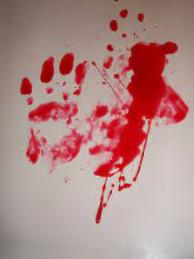
#> input picture BloodSpatter/testImages/8.jpg, 194 x 259 px
$ jupyter execute --allow-errors BPA.ipynb
#> lines starting #> are read from the running program, lines starting #| are printed output that depends on the picture
#> pass 2 of the loop `for root, dirs, directory in os.walk(path):`:
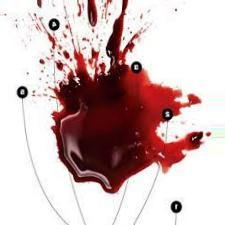
#> input picture BloodSpatter/Dataset/Spatter/aug_0_477.jpg, 225 x 225 px
#> img is the input picture: shape (225, 225, 3); mean B, G, R 183.1, 183.3, 206.5
#> `img = cv2.resize(img, (32,32))#resize image`:
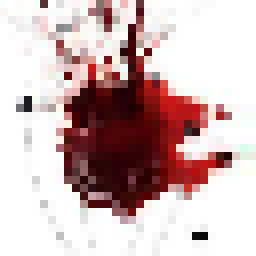
#> img: shape (32, 32, 3) (shown 8 times larger); mean B, G, R 183.3, 183.5, 206.5
[cell 1]
#importing require python packages
import os
import cv2
import numpy as np
from keras.utils.np_utils import to_categorical
from keras.layers import  MaxPooling2D
from keras.layers import Dense, Dropout, Activation, Flatten
from keras.layers import Convolution2D
from keras.models import Sequential
from sklearn.model_selection import train_test_split
import pickle
from sklearn.model_selection import train_test_split
from sklearn.metrics import accuracy_score
from keras.callbacks import ModelCheckpoint
import matplotlib.pyplot as plt
from sklearn.metrics import confusion_matrix
from sklearn.metrics import precision_score
from sklearn.metrics import recall_score
from sklearn.metrics import f1_score
import seaborn as sns

#> (a cell that did not finish here is left out)

[cell 3]
#function to get ID of the stain image as class label
def getID(name):
    index = 0
    for i in range(len(labels)):
        if labels[i] == name:
            index = i
            break
    return index

#> (a cell that did not finish here is left out)

#> (a cell that did not finish here is left out)

#> (a cell that did not finish here is left out)

[cell 7]
def calculateMetrics(algorithm, predict, y_test):
    from sklearn.metrics import accuracy_score, precision_score, recall_score, f1_score

    a = accuracy_score(y_test, predict) * 100
    p = precision_score(y_test, predict, average='macro') * 100
    r = recall_score(y_test, predict, average='macro') * 100
    f = f1_score(y_test, predict, average='macro') * 100

    print(algorithm + " Accuracy  :  " + str(a))
    print(algorithm + " Precision :  " + str(p))
    print(algorithm + " Recall    :  " + str(r))
    print(algorithm + " FScore    :  " + str(f))

#> (a cell that did not finish here is left out)

[cell 9]
from keras.models import Sequential
from keras.layers import Conv2D, MaxPooling2D, Flatten, Dense
from tensorflow.keras.models import Model
from sklearn.svm import SVC
import numpy as np

#> (the rest of this cell did not finish here and is left out)

[cell 10]
#function to enhance image quality by applying luminol
def luminol(img):
    img = cv2.detailEnhance(img, sigma_s=10, sigma_r=0.15)
    img = cv2.edgePreservingFilter(img, flags=1, sigma_s=64, sigma_r=0.2)
    return img

[cell 11]
width = 0
height = 0

[cell 12]
#function to detect shape of blood stain
def detectShape(frame):
    global width, height
    lower_red = np.array([160,10,10])
    upper_red = np.array([220,255,255])
    hsv = cv2.cvtColor(frame, cv2.COLOR_BGR2HSV)
    mask = cv2.inRange (hsv, lower_red, upper_red)
    contours, hierarchy = cv2.findContours(mask.copy(), cv2.RETR_TREE, cv2.CHAIN_APPROX_SIMPLE)
    if len(contours) > 0:
        red_area = max(contours, key=cv2.contourArea)
        x, y, w, h = cv2.boundingRect(red_area)
        width = w
        height = h
        cv2.rectangle(frame,(x, y),(x+w, y+h),(255, 0, 0), 2)
    return frame

[cell 13]
#function to predict tumor
def classifyInterpretBPA(image_path, color):
#> called with image_path = 'testImages/8.jpg', color = (220, 220, 220)
    image = cv2.imread(image_path)#read image
#> image is the input picture: shape (259, 194, 3); mean B, G, R 134, 136, 177.3
    img = cv2.resize(image, (32, 32))#resize image
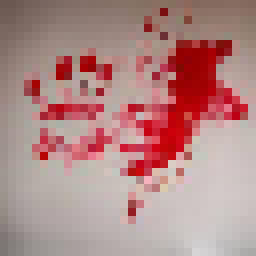
#> img: shape (32, 32, 3) (shown 8 times larger); mean B, G, R 134, 136.1, 177.4
    im2arr = np.array(img)
    im2arr = im2arr.reshape(1,32,32,3)
    img = np.asarray(im2arr)
    img = img.astype('float32')#normalize image
    img = img/255
    preds = classifier.predict(img)#using classifier CNN algorithm object predict or classify blood stain from given image
    predict = np.argmax(preds)
    score = np.amax(preds)
    img = cv2.imread(image_path)
    img = cv2.resize(img, (400,300))
    img = luminol(img)
    img = detectShape(img)
    img = cv2.cvtColor(img, cv2.COLOR_BGR2RGB)
    cv2.putText(img, 'BPA Classification : '+labels[predict], (10, 25),  cv2.FONT_HERSHEY_SIMPLEX,0.6, color, 2)
    print("Classification & Interpretation : "+interpretation[predict])
    print("BPA Impact Size : "+str(width) +" X "+ str(height))
    plt.figure(figsize=(8,8))
    plt.imshow(img)

#> (a cell that did not finish here is left out)

#> (a cell that did not finish here is left out)

#> call 2 of classifyInterpretBPA, with image_path = 'testImages/4.jpg', color = (255, 0, 0)
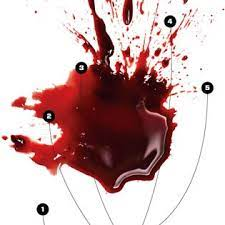
#> input picture BloodSpatter/testImages/4.jpg, 225 x 225 px
#> in classifyInterpretBPA, image is the input picture: shape (225, 225, 3); mean B, G, R 178, 178.1, 203.6
#> in classifyInterpretBPA (call 2), `img = cv2.resize(image, (32, 32))#resize image`:
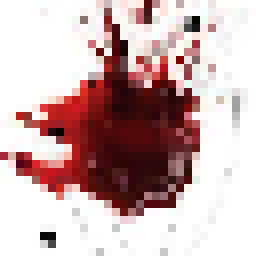
#> img: shape (32, 32, 3) (shown 8 times larger); mean B, G, R 177.5, 177.5, 203.4

#> (a cell that did not finish here is left out)

#> call 3 of classifyInterpretBPA, with image_path = 'testImages/1.jpg', color = (255, 0, 0)
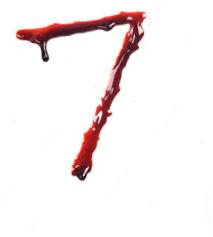
#> input picture BloodSpatter/testImages/1.jpg, 213 x 237 px
#> in classifyInterpretBPA, image is the input picture: shape (237, 213, 3); mean B, G, R 239.2, 238.9, 245.8
#> in classifyInterpretBPA (call 3), `img = cv2.resize(image, (32, 32))#resize image`:
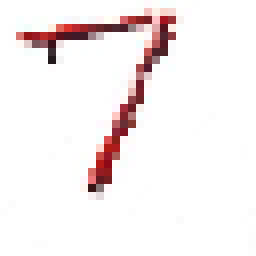
#> img: shape (32, 32, 3) (shown 8 times larger); mean B, G, R 239.1, 238.9, 245.7

#> (a cell that did not finish here is left out)
